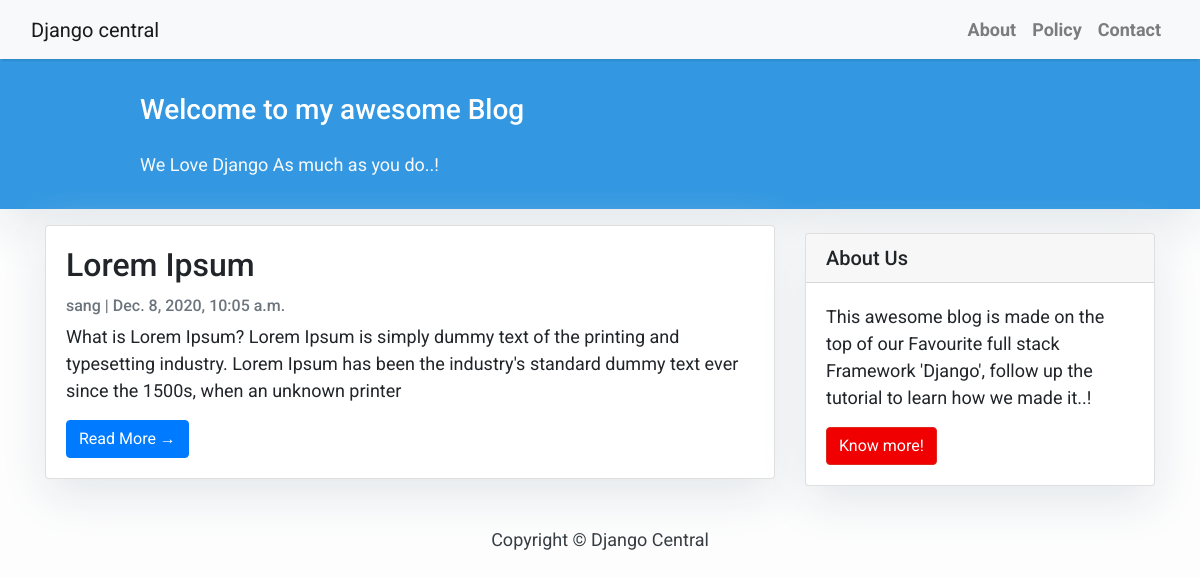
The app's page /webtest/ with its own data.
### webtest/models.py (models this page shows, shortened)
class Post(models.Model):
    title = models.CharField(max_length=200, unique=True)
    slug = models.SlugField(max_length=200, unique=True)
    author = models.ForeignKey(User, on_delete= models.CASCADE,related_name='blog_posts')
    updated_on = models.DateTimeField(auto_now= True)
    content = models.TextField()
    created_on = models.DateTimeField(auto_now_add=True)
    status = models.IntegerField(choices=STATUS, default=0)
    class Meta:
        ordering = ['-created_on']

### webtest/views.py (the view)
# urls.py: path('', views.PostList.as_view(), name='home'),
class PostList(generic.ListView):
    queryset = Post.objects.filter(status=1).order_by('-created_on')
    template_name = 'index.html'

### templates/index.html (shortened to what this page needs)
{% extends "base.html" %}
{% block content %}
<header class="masthead">
    <div class="container">
        <div class="row">
            <div class=" col-md-8 col-md-10 mx-auto">
                <div class="site-heading">
                    <h3 class=" site-heading my-4 mt-3 text-white"> Welcome to my awesome Blog </h3>
                    <p class="text-light">We Love Django As much as you do..! &nbsp
                    </p>
                </div>
            </div>
        </div>
    </div>
</header>
<div class="container">
    <div class="row">
        <div class="col-md-8 mt-3 left">
            {% for post in post_list %}
            <div class="card mb-4">
                <div class="card-body">
                    <h2 class="card-title">{{ post.title }}</h2>
                    <p class="card-text text-muted h6">{{ post.author }} | {{ post.created_on}} </p>
                    <p class="card-text">{{post.content|slice:":200" }}</p>
                    <a href="{% url 'post_detail' post.slug  %}" class="btn btn-primary">Read More &rarr;</a>
                </div>
            </div>
            {% endfor %}
        </div>
        {% block sidebar %} {% include 'sidebar.html' %} {% endblock sidebar %}
    </div>
</div>
{%endblock%}

### templates/base.html (shortened to what this page needs)
<!DOCTYPE html>
<html>
    <head>
        <link rel="stylesheet" href="https://maxcdn.bootstrapcdn.com/bootstrap/4.0.0/css/bootstrap.min.css"
 />
    </head>
    <body>
        <nav class="navbar navbar-expand-lg navbar-light bg-light shadow" id="mainNav">
            <div class="container-fluid">
                <a class="navbar-brand" href="{% url 'home' %}">Django central</a>
                <div class="collapse navbar-collapse" id="navbarResponsive">
                    <ul class="navbar-nav ml-auto">
                        <li class="nav-item text-black">
                            <a class="nav-link text-black font-weight-bold" href="#">About</a>
                        </li>
                        <li class="nav-item text-black">
                            <a class="nav-link text-black font-weight-bold" href="#">Policy</a>
                        </li>
                        <li class="nav-item text-black">
                            <a class="nav-link text-black font-weight-bold" href="#">Contact</a>
                        </li>
                    </ul>
                </div>
            </div>
        </nav>
        {% block content %}{% endblock content %}
        <footer class="py-3 bg-grey">
            <p class="m-0 text-dark text-center ">Copyright &copy; Django Central</p>
        </footer>
    </body>
</html>

### templates/sidebar.html (shortened to what this page needs)
{% block sidebar %}
<div class="col-md-4 float-right ">
<div class="card my-4">
        <h5 class="card-header">About Us</h5>
    <div class="card-body">
        <p class="card-text"> This awesome blog is made on the top of our Favourite full stack Framework 'Django', follow up the tutorial to learn how we made it..!</p>
        <a href="https://djangocentral.com/building-a-blog-application-with-django"
           class="btn btn-danger">Know more!</a>
    </div>
</div>
</div>
{% endblock sidebar %}

### templates/base.html (style rules this page uses)
body { font-family: "Roboto", sans-serif; font-size: 17px; background-color: #fdfdfd; }
.shadow { box-shadow: 0 4px 2px -2px rgba(0, 0, 0, 0.1); }
.btn-danger { color: #fff; background-color: #f00000; border-color: #dc281e; }
.masthead { background: #3398E1; height: auto; padding-bottom: 15px; box-shadow: 0 16px 48px #E3E7EB; padding-top: 10px; }

### templates/index.html (style rules this page uses)
body { font-family: "Roboto", sans-serif; font-size: 18px; background-color: #fdfdfd; }
.card { box-shadow: 0 16px 48px #E3E7EB; }

### templates/sidebar.html (style rules this page uses)
.card { box-shadow: 0 16px 48px #E3E7EB; }

### records on screen
Post: title "Lorem Ipsum", author "sang", created_on "Dec. 8, 2020, 10:05 a.m.", content "What is Lorem Ipsum? Lorem Ipsum is simply dummy text of the printing and typesetting industry. Lorem Ipsum has been the industry's standard dummy text ever since the 1500s, when an unknown printer"
